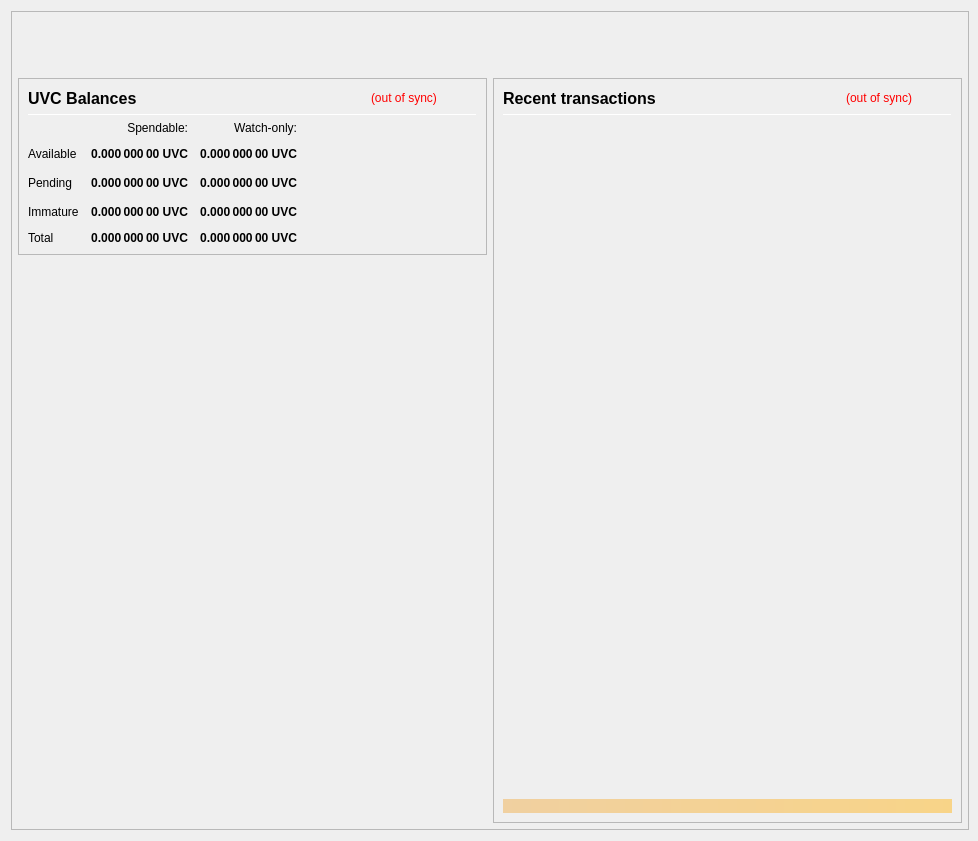
<?xml version="1.0" encoding="UTF-8"?>
<ui version="4.0">
 <class>OverviewPage</class>
 <widget class="QWidget" name="OverviewPage">
  <property name="geometry">
   <rect>
    <x>0</x>
    <y>0</y>
    <width>978</width>
    <height>841</height>
   </rect>
  </property>
  <property name="minimumSize">
   <size>
    <width>960</width>
    <height>682</height>
   </size>
  </property>
  <property name="font">
   <font>
    <weight>50</weight>
    <bold>false</bold>
   </font>
  </property>
  <property name="windowTitle">
   <string>Form</string>
  </property>
  <layout class="QVBoxLayout" name="topLayout" stretch="0">
   <property name="rightMargin">
    <number>9</number>
   </property>
   <item>
    <widget class="QFrame" name="frame_BG">
     <property name="minimumSize">
      <size>
       <width>850</width>
       <height>610</height>
      </size>
     </property>
     <property name="maximumSize">
      <size>
       <width>16777215</width>
       <height>16777215</height>
      </size>
     </property>
     <property name="frameShape">
      <enum>QFrame::StyledPanel</enum>
     </property>
     <property name="frameShadow">
      <enum>QFrame::Raised</enum>
     </property>
     <layout class="QVBoxLayout" name="verticalLayout_3" stretch="0">
      <property name="leftMargin">
       <number>0</number>
      </property>
      <property name="topMargin">
       <number>0</number>
      </property>
      <property name="rightMargin">
       <number>0</number>
      </property>
      <property name="bottomMargin">
       <number>6</number>
      </property>
      <item>
       <layout class="QVBoxLayout" name="verticalLayout_Master" stretch="0,1">
        <property name="leftMargin">
         <number>0</number>
        </property>
        <property name="topMargin">
         <number>0</number>
        </property>
        <property name="rightMargin">
         <number>0</number>
        </property>
        <property name="bottomMargin">
         <number>0</number>
        </property>
        <item>
         <widget class="QFrame" name="frame_Header">
          <layout class="QVBoxLayout" name="verticalLayout_Header" stretch="0">
           <property name="leftMargin">
            <number>0</number>
           </property>
           <property name="topMargin">
            <number>0</number>
           </property>
           <property name="rightMargin">
            <number>0</number>
           </property>
           <property name="bottomMargin">
            <number>0</number>
           </property>
           <item>
            <layout class="QHBoxLayout" name="horizontalLayout_Header" stretch="1,0">
             <property name="spacing">
              <number>6</number>
             </property>
             <item>
              <spacer name="horizontalSpacer_Header">
               <property name="orientation">
                <enum>Qt::Horizontal</enum>
               </property>
               <property name="sizeHint" stdset="0">
                <size>
                 <width>40</width>
                 <height>20</height>
                </size>
               </property>
              </spacer>
             </item>
             <item>
              <widget class="QLabel" name="labelOverviewHeaderRight">
               <property name="minimumSize">
                <size>
                 <width>464</width>
                 <height>60</height>
                </size>
               </property>
               <property name="maximumSize">
                <size>
                 <width>16777215</width>
                 <height>60</height>
                </size>
               </property>
               <property name="font">
                <font>
                 <pointsize>14</pointsize>
                </font>
               </property>
               <property name="text">
                <string/>
               </property>
               <property name="alignment">
                <set>Qt::AlignRight|Qt::AlignTrailing|Qt::AlignVCenter</set>
               </property>
              </widget>
             </item>
            </layout>
           </item>
          </layout>
         </widget>
        </item>
        <item>
         <widget class="QFrame" name="frame_Content">
          <layout class="QVBoxLayout" name="verticalLayout_Content">
           <property name="leftMargin">
            <number>6</number>
           </property>
           <property name="topMargin">
            <number>0</number>
           </property>
           <property name="rightMargin">
            <number>6</number>
           </property>
           <property name="bottomMargin">
            <number>0</number>
           </property>
           <item>
            <layout class="QHBoxLayout" name="horizontalLayout_Content" stretch="1,1">
             <property name="spacing">
              <number>6</number>
             </property>
             <item>
              <layout class="QVBoxLayout" name="verticalLayout_left" stretch="0,0">
               <item>
                <widget class="QFrame" name="frameBalances">
                 <property name="frameShape">
                  <enum>QFrame::StyledPanel</enum>
                 </property>
                 <property name="frameShadow">
                  <enum>QFrame::Raised</enum>
                 </property>
                 <layout class="QVBoxLayout" name="verticalLayout_4">
                  <item>
                   <layout class="QHBoxLayout" name="hlBalancesHeader" stretch="2,0,0">
                    <property name="spacing">
                     <number>6</number>
                    </property>
                    <item>
                     <widget class="QLabel" name="labelBalances">
                      <property name="minimumSize">
                       <size>
                        <width>0</width>
                        <height>0</height>
                       </size>
                      </property>
                      <property name="font">
                       <font>
                        <pointsize>12</pointsize>
                        <weight>75</weight>
                        <bold>true</bold>
                       </font>
                      </property>
                      <property name="text">
                       <string>UVC Balances</string>
                      </property>
                     </widget>
                    </item>
                    <item>
                     <widget class="QLabel" name="labelWalletStatus">
                      <property name="cursor">
                       <cursorShape>WhatsThisCursor</cursorShape>
                      </property>
                      <property name="toolTip">
                       <string>The displayed information may be out of date. Your wallet automatically synchronizes with the UVC network after a connection is established, but this process has not completed yet.</string>
                      </property>
                      <property name="styleSheet">
                       <string notr="true">QLabel { color: red; }</string>
                      </property>
                      <property name="text">
                       <string notr="true">(out of sync)</string>
                      </property>
                      <property name="alignment">
                       <set>Qt::AlignLeading|Qt::AlignLeft|Qt::AlignVCenter</set>
                      </property>
                     </widget>
                    </item>
                    <item>
                     <spacer name="hsBalancesHeader">
                      <property name="orientation">
                       <enum>Qt::Horizontal</enum>
                      </property>
                      <property name="sizeHint" stdset="0">
                       <size>
                        <width>40</width>
                        <height>20</height>
                       </size>
                      </property>
                     </spacer>
                    </item>
                   </layout>
                  </item>
                  <item>
                   <widget class="Line" name="lineBalances">
                    <property name="minimumSize">
                     <size>
                      <width>0</width>
                      <height>1</height>
                     </size>
                    </property>
                    <property name="maximumSize">
                     <size>
                      <width>16777215</width>
                      <height>1</height>
                     </size>
                    </property>
                    <property name="orientation">
                     <enum>Qt::Horizontal</enum>
                    </property>
                   </widget>
                  </item>
                  <item>
                   <layout class="QGridLayout" name="gridLayout">
                    <property name="spacing">
                     <number>12</number>
                    </property>
                    <item row="2" column="2">
                     <widget class="QLabel" name="labelWatchPending">
                      <property name="font">
                       <font>
                        <weight>75</weight>
                        <bold>true</bold>
                       </font>
                      </property>
                      <property name="cursor">
                       <cursorShape>ArrowCursor</cursorShape>
                      </property>
                      <property name="toolTip">
                       <string>Unconfirmed transactions to watch-only addresses</string>
                      </property>
                      <property name="text">
                       <string notr="true">0.000 000 00 UVC</string>
                      </property>
                      <property name="alignment">
                       <set>Qt::AlignRight|Qt::AlignTrailing|Qt::AlignVCenter</set>
                      </property>
                      <property name="textInteractionFlags">
                       <set>Qt::NoTextInteraction</set>
                      </property>
                     </widget>
                    </item>
                    <item row="2" column="1">
                     <widget class="QLabel" name="labelUnconfirmed">
                      <property name="font">
                       <font>
                        <weight>75</weight>
                        <bold>true</bold>
                       </font>
                      </property>
                      <property name="cursor">
                       <cursorShape>ArrowCursor</cursorShape>
                      </property>
                      <property name="toolTip">
                       <string>Total of transactions that have yet to be confirmed, and do not yet count toward the spendable balance</string>
                      </property>
                      <property name="text">
                       <string notr="true">0.000 000 00 UVC</string>
                      </property>
                      <property name="alignment">
                       <set>Qt::AlignRight|Qt::AlignTrailing|Qt::AlignVCenter</set>
                      </property>
                      <property name="textInteractionFlags">
                       <set>Qt::NoTextInteraction</set>
                      </property>
                     </widget>
                    </item>
                    <item row="3" column="2">
                     <widget class="QLabel" name="labelWatchImmature">
                      <property name="font">
                       <font>
                        <weight>75</weight>
                        <bold>true</bold>
                       </font>
                      </property>
                      <property name="cursor">
                       <cursorShape>ArrowCursor</cursorShape>
                      </property>
                      <property name="toolTip">
                       <string>Staked or masternode rewards in watch-only addresses that has not yet matured</string>
                      </property>
                      <property name="text">
                       <string notr="true">0.000 000 00 UVC</string>
                      </property>
                      <property name="alignment">
                       <set>Qt::AlignRight|Qt::AlignTrailing|Qt::AlignVCenter</set>
                      </property>
                      <property name="textInteractionFlags">
                       <set>Qt::NoTextInteraction</set>
                      </property>
                     </widget>
                    </item>
                    <item row="4" column="0">
                     <widget class="QLabel" name="labelTotalText">
                      <property name="text">
                       <string>Total</string>
                      </property>
                      <property name="textInteractionFlags">
                       <set>Qt::NoTextInteraction</set>
                      </property>
                     </widget>
                    </item>
                    <item row="3" column="1">
                     <widget class="QLabel" name="labelImmature">
                      <property name="font">
                       <font>
                        <weight>75</weight>
                        <bold>true</bold>
                       </font>
                      </property>
                      <property name="cursor">
                       <cursorShape>ArrowCursor</cursorShape>
                      </property>
                      <property name="toolTip">
                       <string>Staked or masternode rewards that has not yet matured</string>
                      </property>
                      <property name="text">
                       <string notr="true">0.000 000 00 UVC</string>
                      </property>
                      <property name="alignment">
                       <set>Qt::AlignRight|Qt::AlignTrailing|Qt::AlignVCenter</set>
                      </property>
                      <property name="textInteractionFlags">
                       <set>Qt::NoTextInteraction</set>
                      </property>
                     </widget>
                    </item>
                    <item row="2" column="3">
                     <spacer name="hsBalances">
                      <property name="orientation">
                       <enum>Qt::Horizontal</enum>
                      </property>
                      <property name="sizeHint" stdset="0">
                       <size>
                        <width>40</width>
                        <height>20</height>
                       </size>
                      </property>
                     </spacer>
                    </item>
                    <item row="3" column="0">
                     <widget class="QLabel" name="labelImmatureText">
                      <property name="text">
                       <string>Immature</string>
                      </property>
                      <property name="textInteractionFlags">
                       <set>Qt::NoTextInteraction</set>
                      </property>
                     </widget>
                    </item>
                    <item row="4" column="1">
                     <widget class="QLabel" name="labelTotal">
                      <property name="font">
                       <font>
                        <weight>75</weight>
                        <bold>true</bold>
                       </font>
                      </property>
                      <property name="cursor">
                       <cursorShape>ArrowCursor</cursorShape>
                      </property>
                      <property name="toolTip">
                       <string>Your current total balance</string>
                      </property>
                      <property name="text">
                       <string notr="true">0.000 000 00 UVC</string>
                      </property>
                      <property name="alignment">
                       <set>Qt::AlignRight|Qt::AlignTrailing|Qt::AlignVCenter</set>
                      </property>
                      <property name="textInteractionFlags">
                       <set>Qt::NoTextInteraction</set>
                      </property>
                     </widget>
                    </item>
                    <item row="4" column="2">
                     <widget class="QLabel" name="labelWatchTotal">
                      <property name="font">
                       <font>
                        <weight>75</weight>
                        <bold>true</bold>
                       </font>
                      </property>
                      <property name="cursor">
                       <cursorShape>ArrowCursor</cursorShape>
                      </property>
                      <property name="toolTip">
                       <string>Current total balance in watch-only addresses</string>
                      </property>
                      <property name="text">
                       <string notr="true">0.000 000 00 UVC</string>
                      </property>
                      <property name="alignment">
                       <set>Qt::AlignRight|Qt::AlignTrailing|Qt::AlignVCenter</set>
                      </property>
                      <property name="textInteractionFlags">
                       <set>Qt::NoTextInteraction</set>
                      </property>
                     </widget>
                    </item>
                    <item row="0" column="2">
                     <widget class="QLabel" name="labelWatchonly">
                      <property name="text">
                       <string>Watch-only:</string>
                      </property>
                      <property name="alignment">
                       <set>Qt::AlignRight|Qt::AlignTrailing|Qt::AlignVCenter</set>
                      </property>
                     </widget>
                    </item>
                    <item row="1" column="0">
                     <widget class="QLabel" name="labelBalanceText">
                      <property name="text">
                       <string>Available</string>
                      </property>
                      <property name="textInteractionFlags">
                       <set>Qt::NoTextInteraction</set>
                      </property>
                     </widget>
                    </item>
                    <item row="1" column="1">
                     <widget class="QLabel" name="labelBalance">
                      <property name="font">
                       <font>
                        <weight>75</weight>
                        <bold>true</bold>
                       </font>
                      </property>
                      <property name="cursor">
                       <cursorShape>ArrowCursor</cursorShape>
                      </property>
                      <property name="toolTip">
                       <string>Your current spendable balance</string>
                      </property>
                      <property name="text">
                       <string notr="true">0.000 000 00 UVC</string>
                      </property>
                      <property name="alignment">
                       <set>Qt::AlignRight|Qt::AlignTrailing|Qt::AlignVCenter</set>
                      </property>
                      <property name="textInteractionFlags">
                       <set>Qt::NoTextInteraction</set>
                      </property>
                     </widget>
                    </item>
                    <item row="1" column="2">
                     <widget class="QLabel" name="labelWatchAvailable">
                      <property name="font">
                       <font>
                        <weight>75</weight>
                        <bold>true</bold>
                       </font>
                      </property>
                      <property name="cursor">
                       <cursorShape>ArrowCursor</cursorShape>
                      </property>
                      <property name="toolTip">
                       <string>Your current balance in watch-only addresses</string>
                      </property>
                      <property name="text">
                       <string notr="true">0.000 000 00 UVC</string>
                      </property>
                      <property name="alignment">
                       <set>Qt::AlignRight|Qt::AlignTrailing|Qt::AlignVCenter</set>
                      </property>
                      <property name="textInteractionFlags">
                       <set>Qt::NoTextInteraction</set>
                      </property>
                     </widget>
                    </item>
                    <item row="2" column="0">
                     <widget class="QLabel" name="labelPendingText">
                      <property name="text">
                       <string>Pending</string>
                      </property>
                      <property name="textInteractionFlags">
                       <set>Qt::NoTextInteraction</set>
                      </property>
                     </widget>
                    </item>
                    <item row="0" column="1">
                     <widget class="QLabel" name="labelSpendable">
                      <property name="text">
                       <string>Spendable:</string>
                      </property>
                      <property name="alignment">
                       <set>Qt::AlignRight|Qt::AlignTrailing|Qt::AlignVCenter</set>
                      </property>
                     </widget>
                    </item>
                   </layout>
                  </item>
                 </layout>
                </widget>
               </item>
               <item>
                <spacer name="verticalSpacer">
                 <property name="orientation">
                  <enum>Qt::Vertical</enum>
                 </property>
                 <property name="sizeHint" stdset="0">
                  <size>
                   <width>20</width>
                   <height>40</height>
                  </size>
                 </property>
                </spacer>
               </item>
              </layout>
             </item>
             <item>
              <layout class="QVBoxLayout" name="verticalLayout_right" stretch="1">
               <item>
                <widget class="QFrame" name="frame_RecentTransactions">
                 <property name="minimumSize">
                  <size>
                   <width>0</width>
                   <height>0</height>
                  </size>
                 </property>
                 <property name="frameShape">
                  <enum>QFrame::StyledPanel</enum>
                 </property>
                 <property name="frameShadow">
                  <enum>QFrame::Raised</enum>
                 </property>
                 <layout class="QVBoxLayout" name="verticalLayout_1" stretch="0,0,0,0,0">
                  <item>
                   <layout class="QHBoxLayout" name="horizontalLayout_2" stretch="2,0,0">
                    <property name="spacing">
                     <number>3</number>
                    </property>
                    <item>
                     <widget class="QLabel" name="label_4">
                      <property name="minimumSize">
                       <size>
                        <width>0</width>
                        <height>20</height>
                       </size>
                      </property>
                      <property name="font">
                       <font>
                        <pointsize>12</pointsize>
                        <weight>75</weight>
                        <bold>true</bold>
                       </font>
                      </property>
                      <property name="text">
                       <string>Recent transactions</string>
                      </property>
                     </widget>
                    </item>
                    <item>
                     <widget class="QLabel" name="labelTransactionsStatus">
                      <property name="cursor">
                       <cursorShape>WhatsThisCursor</cursorShape>
                      </property>
                      <property name="toolTip">
                       <string>The displayed information may be out of date. Your wallet automatically synchronizes with the UVC network after a connection is established, but this process has not completed yet.</string>
                      </property>
                      <property name="styleSheet">
                       <string notr="true">QLabel { color: red; }</string>
                      </property>
                      <property name="text">
                       <string notr="true">(out of sync)</string>
                      </property>
                      <property name="alignment">
                       <set>Qt::AlignRight|Qt::AlignTrailing|Qt::AlignVCenter</set>
                      </property>
                     </widget>
                    </item>
                    <item>
                     <spacer name="horizontalSpacer">
                      <property name="orientation">
                       <enum>Qt::Horizontal</enum>
                      </property>
                      <property name="sizeHint" stdset="0">
                       <size>
                        <width>40</width>
                        <height>20</height>
                       </size>
                      </property>
                     </spacer>
                    </item>
                   </layout>
                  </item>
                  <item>
                   <widget class="Line" name="line">
                    <property name="minimumSize">
                     <size>
                      <width>0</width>
                      <height>1</height>
                     </size>
                    </property>
                    <property name="maximumSize">
                     <size>
                      <width>16777215</width>
                      <height>1</height>
                     </size>
                    </property>
                    <property name="orientation">
                     <enum>Qt::Horizontal</enum>
                    </property>
                   </widget>
                  </item>
                  <item>
                   <widget class="QListView" name="listTransactions">
                    <property name="minimumSize">
                     <size>
                      <width>0</width>
                      <height>0</height>
                     </size>
                    </property>
                    <property name="styleSheet">
                     <string notr="true">QListView { background: transparent; }</string>
                    </property>
                    <property name="frameShape">
                     <enum>QFrame::NoFrame</enum>
                    </property>
                    <property name="verticalScrollBarPolicy">
                     <enum>Qt::ScrollBarAlwaysOff</enum>
                    </property>
                    <property name="horizontalScrollBarPolicy">
                     <enum>Qt::ScrollBarAlwaysOff</enum>
                    </property>
                    <property name="selectionMode">
                     <enum>QAbstractItemView::NoSelection</enum>
                    </property>
                   </widget>
                  </item>
                  <item>
                   <spacer name="verticalSpacer_2">
                    <property name="orientation">
                     <enum>Qt::Vertical</enum>
                    </property>
                    <property name="sizeType">
                     <enum>QSizePolicy::Expanding</enum>
                    </property>
                    <property name="sizeHint" stdset="0">
                     <size>
                      <width>20</width>
                      <height>40</height>
                     </size>
                    </property>
                   </spacer>
                  </item>
                  <item>
                   <widget class="QLabel" name="labelAlerts">
                    <property name="maximumSize">
                     <size>
                      <width>16777215</width>
                      <height>16777215</height>
                     </size>
                    </property>
                    <property name="styleSheet">
                     <string notr="true">background-color: qlineargradient(x1: 0, y1: 0, x2: 1, y2: 0, stop:0 #F0D0A0, stop:1 #F8D488); color:#000000;</string>
                    </property>
                    <property name="text">
                     <string/>
                    </property>
                    <property name="wordWrap">
                     <bool>true</bool>
                    </property>
                    <property name="margin">
                     <number>3</number>
                    </property>
                   </widget>
                  </item>
                 </layout>
                </widget>
               </item>
              </layout>
             </item>
            </layout>
           </item>
          </layout>
         </widget>
        </item>
       </layout>
      </item>
     </layout>
    </widget>
   </item>
  </layout>
 </widget>
 <resources/>
 <connections/>
</ui>
